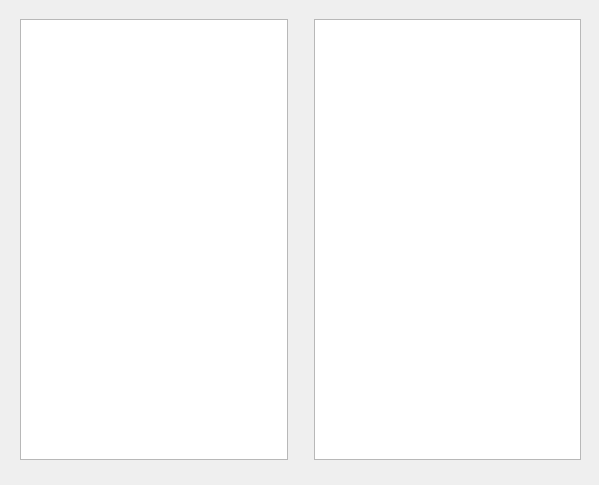
<?xml version="1.0" encoding="UTF-8"?>
<ui version="4.0">
 <class>TrippingNemesis</class>
 <widget class="QWidget" name="TrippingNemesis">
  <property name="windowModality">
   <enum>Qt::ApplicationModal</enum>
  </property>
  <property name="geometry">
   <rect>
    <x>0</x>
    <y>0</y>
    <width>599</width>
    <height>485</height>
   </rect>
  </property>
  <property name="windowTitle">
   <string>Tripping Nemesis</string>
  </property>
  <widget class="QWidget" name="horizontalLayoutWidget">
   <property name="geometry">
    <rect>
     <x>20</x>
     <y>19</y>
     <width>561</width>
     <height>441</height>
    </rect>
   </property>
   <layout class="QHBoxLayout" name="horizontalLayout" stretch="0,0,0">
    <item>
     <widget class="QListWidget" name="listWidget"/>
    </item>
    <item>
     <spacer name="verticalSpacer">
      <property name="orientation">
       <enum>Qt::Vertical</enum>
      </property>
      <property name="sizeHint" stdset="0">
       <size>
        <width>20</width>
        <height>40</height>
       </size>
      </property>
     </spacer>
    </item>
    <item>
     <widget class="QListWidget" name="listWidget_2"/>
    </item>
   </layout>
  </widget>
 </widget>
 <resources/>
 <connections/>
</ui>
